Frame 1 (no input): blank canvas, image omitted
Frame 60 (no input): blank canvas, image omitted
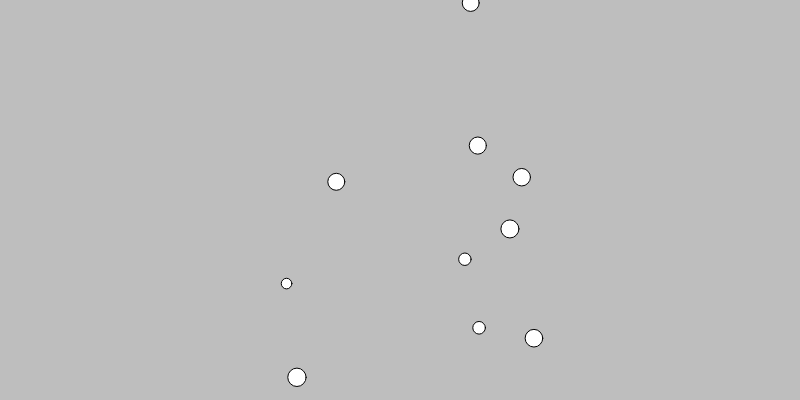
Frame 120 (the mouse pressed at the canvas centre since frame 60)

The p5.js sketch whose frames 1 and 60 were blank and that drew this single picture after the mouse press (run headless with seeded random() and noise() and a simulated clock; from frame 60 on, the mouse is pressed at the canvas centre):

// p5.js sketch
// ── sketch.js
let particleSystem;

function setup() {
    createCanvas(800, 400);
    particleSystem = new ParticleSystem();


}

function draw() {
    background(190);
    particleSystem.loop();

}

function mousePressed() {
    particleSystem.addParticles(mouseX, mouseY, 10);
}
// ── particle-system.js
class ParticleSystem {

    constructor() {
        this.particles = [];
    }
   
    addParticles(x, y, num) {
        for(let i = 0; i <num; i++) {
            const p =  new Particle(x, y, random(5, 10));
            const randomForce = p5.Vector.random2D();
            randomForce.setMag(random(1, 5))
            p.applyForce(randomForce);
            this.particles.push(p);
        }
    }

    loop() {
        for (let i=0; i< this.particles.length; i++ ) {
            const p = this.particles[i];
            p.update();
            p.display();
        }
    }
}
// ── particle.js
class Particle {
    constructor(x, y, r) {
        this.pos = createVector(x, y);
        this.vel = createVector();
        this.acc = createVector();
        this.r = r;
        this.friction = .995;
      
    }
   
    applyForce(force) {
        this.acc.add(force);
    }
   
    bounce() {
        if(this.pos.y > height) {
            this.pos.y = height;
            this.vel.y *= -1;
        } else if (this.pos.y <0) {
            this.pos.y = 0;
            this.vel.y *=-1;
        }
        if (this.pos.x > width) {
            this.pos.x = width;
            this.vel.x *= -1;
        } else if (this.pos.x <0) {
            this.pos.x = 0;
            this.vel.x *=-1;
        }
    }

    update() {
    
        this.vel.add(this.acc);
        this.pos.add(this.vel);
        this.acc.mult(0);
        this.vel.mult(this.friction);
        this.bounce();
    }

    display() {
        circle(this.pos.x, this.pos.y, this.r * 2);
    }
}
